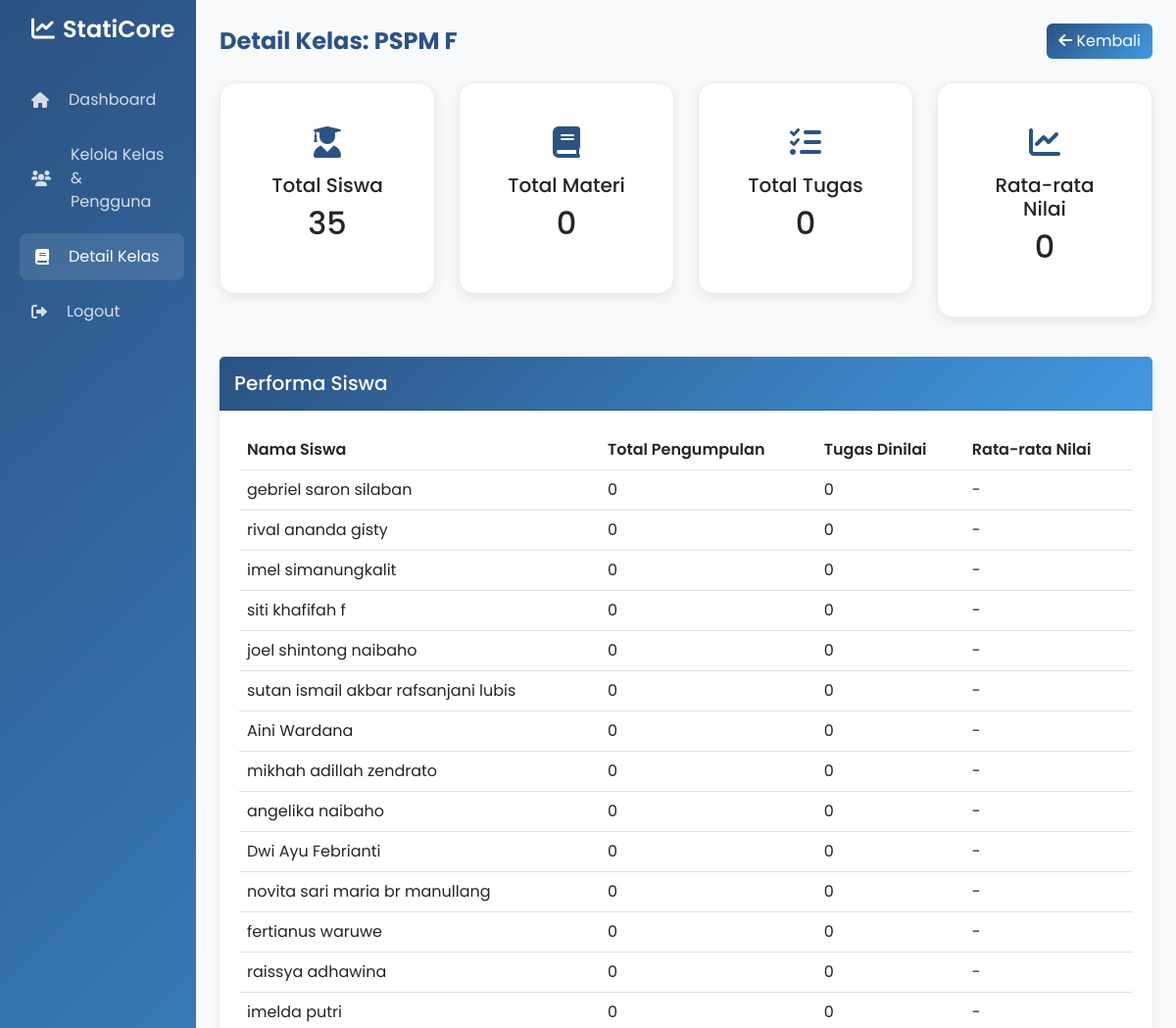
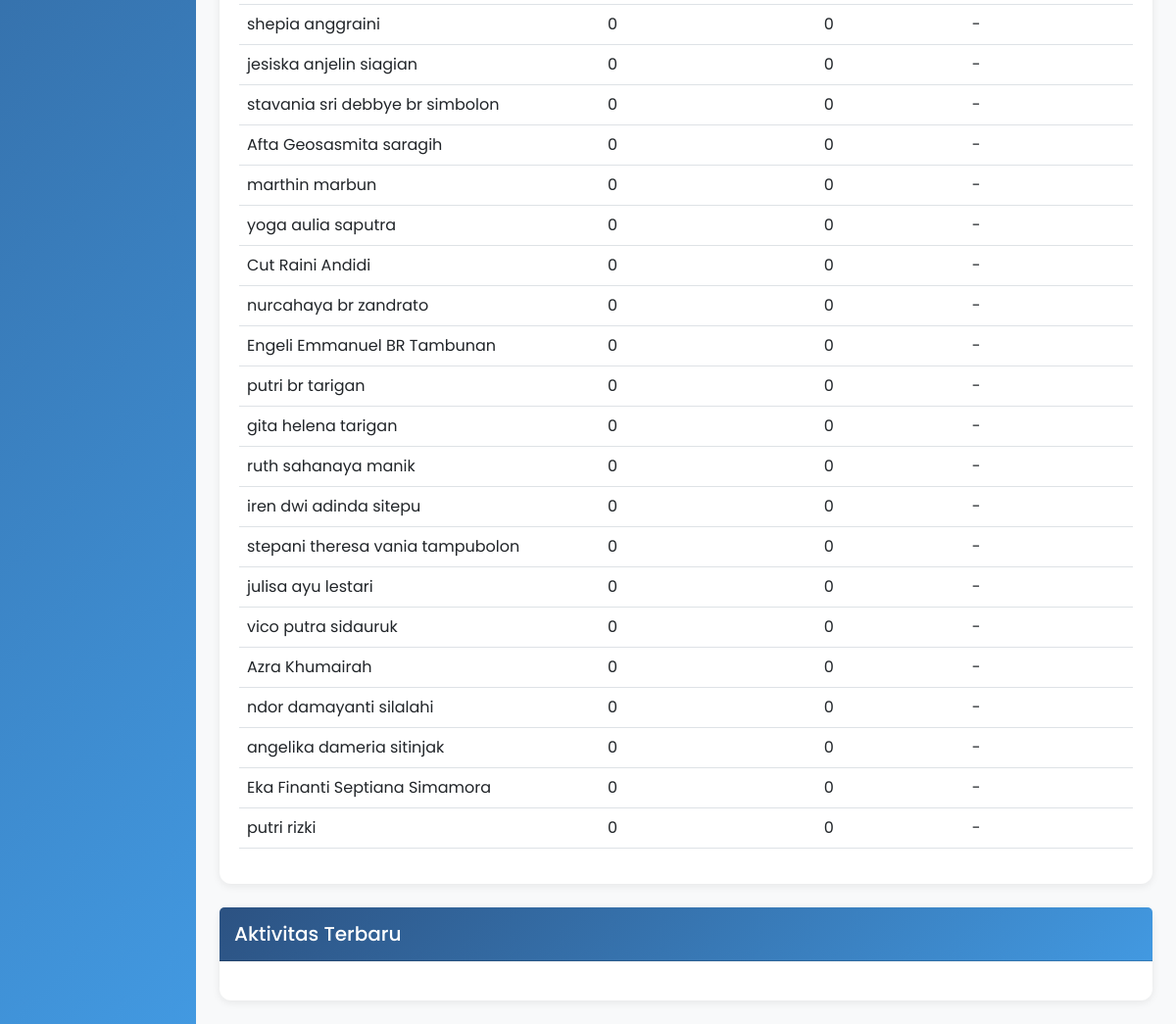
The page /views/admin/detail_kelas.php?id=4 (signed in) on the database its author committed (2 pictures, top to bottom).
### tables this page shows
CREATE TABLE `kelas` (
  `id` int(11) NOT NULL,
  `nama_kelas` varchar(50) NOT NULL,
  `tahun_ajaran` varchar(9) NOT NULL,
  `created_at` timestamp NOT NULL DEFAULT current_timestamp()
);

CREATE TABLE `users` (
  `id` int(11) NOT NULL,
  `username` varchar(50) NOT NULL,
  `password` varchar(255) NOT NULL,
  `nama_lengkap` varchar(100) NOT NULL,
  `role` enum('admin','guru','siswa') NOT NULL,
  `created_at` timestamp NOT NULL DEFAULT current_timestamp()
);

### views/admin/detail_kelas.php (the view, shortened to what this page needs)
<?php
$db = new Database();
$conn = $db->getConnection();
$id_kelas = intval($_GET['id']);
$stmt = $conn->prepare("
    SELECT k.*,
           COUNT(DISTINCT sk.siswa_id) as total_siswa,
           COUNT(DISTINCT m.id) as total_materi,
           COUNT(DISTINCT q.id) as total_quiz,
           COUNT(DISTINCT t.id) as total_tugas,
           COUNT(DISTINCT pt.id) as total_pengumpulan,
           AVG(pt.nilai) as rata_rata_nilai
    FROM kelas k
    LEFT JOIN siswa_kelas sk ON k.id = sk.kelas_id
    LEFT JOIN materi m ON k.id = m.kelas_id
    LEFT JOIN quiz q ON k.id = q.kelas_id
    LEFT JOIN tugas t ON k.id = t.kelas_id
    LEFT JOIN pengumpulan_tugas pt ON t.id = pt.tugas_id
    WHERE k.id = ?
    GROUP BY k.id
");
$stmt->execute([$id_kelas]);
$kelas = $stmt->fetch();
$student_performance = $conn->query("
    SELECT u.id, u.nama_lengkap,
           COUNT(DISTINCT pt.id) as total_pengumpulan,
           AVG(pt.nilai) as rata_rata_nilai,
           COUNT(DISTINCT CASE WHEN pt.status = 'dinilai' THEN pt.id END) as tugas_dinilai
    FROM siswa_kelas sk
    JOIN users u ON sk.siswa_id = u.id
    LEFT JOIN pengumpulan_tugas pt ON u.id = pt.siswa_id
    WHERE sk.kelas_id = $id_kelas
    GROUP BY u.id
    ORDER BY rata_rata_nilai DESC
")->fetchAll();
?>
<!DOCTYPE html>
<html lang="id">
<head>
    <link href="https://cdn.jsdelivr.net/npm/bootstrap@5.3.0/dist/css/bootstrap.min.css" rel="stylesheet">
    <link href="https://cdnjs.cloudflare.com/ajax/libs/font-awesome/6.0.0/css/all.min.css" rel="stylesheet">
</head>
<body>
    <div class="container-fluid">
        <div class="row">
            <div class="col-md-3 col-lg-2 px-0 sidebar" id="drawerSidebar">
                <div class="p-3">
                    <h4><i class="fas fa-chart-line me-2"></i>StatiCore</h4>
                    <hr>
                    <ul class="nav flex-column">
                        <li class="nav-item">
                            <a class="nav-link" href="dashboard.php">
                                <i class="fas fa-home me-2"></i>Dashboard
                            </a>
                        </li>
                        <li class="nav-item">
                            <a class="nav-link" href="manage_classes.php">
                                <i class="fas fa-users me-2"></i>Kelola Kelas & Pengguna
                            </a>
                        </li>
                        <li class="nav-item">
                            <a class="nav-link active" href="detail_kelas.php">
                                <i class="fa-solid fa-book me-2"></i>Detail Kelas
                            </a>
                        </li>
                        <li class="nav-item">
                            <a class="nav-link" href="../../logout.php" id="logoutBtn">
                                <i class="fas fa-sign-out-alt me-2"></i>Logout
                            </a>
                        </li>
                    </ul>
                </div>
            </div>
            <div class="col-md-9 col-lg-10 p-4 content-wrapper">
                <div class="d-flex justify-content-between align-items-center mb-4">
                    <h2 class="Title mb-0">Detail Kelas: <?php echo htmlspecialchars($kelas['nama_kelas']); ?></h2>
                    <a href="manage_classes.php" class="btn btn-secondary">
                        <i class="fas fa-arrow-left"></i> Kembali
                    </a>
                </div>
                <div class="row mb-4">
                    <div class="col-md-3 mb-3">
                        <div class="card stat-card">
                            <div class="card-body text-center">
                                <i class="fas fa-user-graduate stat-icon"></i>
                                <h5 class="card-title">Total Siswa</h5>
                                <h2 class="card-number"><?php echo $kelas['total_siswa']; ?></h2>
                            </div>
                        </div>
                    </div>
                    <div class="col-md-3 mb-3">
                        <div class="card stat-card">
                            <div class="card-body text-center">
                                <i class="fas fa-book stat-icon"></i>
                                <h5 class="card-title">Total Materi</h5>
                                <h2 class="card-number"><?php echo $kelas['total_materi']; ?></h2>
                            </div>
                        </div>
                    </div>
                    <div class="col-md-3 mb-3">
                        <div class="card stat-card">
                            <div class="card-body text-center">
                                <i class="fas fa-tasks stat-icon"></i>
                                <h5 class="card-title">Total Tugas</h5>
                                <h2 class="card-number"><?php echo $kelas['total_tugas']; ?></h2>
                            </div>
                        </div>
                    </div>
                    <div class="col-md-3 mb-3">
                        <div class="card stat-card">
                            <div class="card-body text-center">
                                <i class="fas fa-chart-line stat-icon"></i>
                                <h5 class="card-title">Rata-rata Nilai</h5>
                                <h2 class="card-number"><?php echo round($kelas['rata_rata_nilai'], 1); ?></h2>
                            </div>
                        </div>
                    </div>
                </div>
                <div class="card mb-4">
                    <div class="card-header">
                        <h5 class="card-title mb-0">Performa Siswa</h5>
                    </div>
                    <div class="card-body">
                        <div class="table-responsive">
                            <table class="table table-hover">
                                <thead>
                                    <tr>
                                        <th>Nama Siswa</th>
                                        <th>Total Pengumpulan</th>
                                        <th>Tugas Dinilai</th>
                                        <th>Rata-rata Nilai</th>
                                    </tr>
                                </thead>
                                <tbody>
                                    <?php foreach ($student_performance as $student): ?>
                                        <tr>
                                            <td><?php echo htmlspecialchars($student['nama_lengkap']); ?></td>
                                            <td><?php echo $student['total_pengumpulan']; ?></td>
                                            <td><?php echo $student['tugas_dinilai']; ?></td>
                                            <td>
                                                <?php if ($student['rata_rata_nilai']): ?>
                                                    <?php echo round($student['rata_rata_nilai'], 1); ?>
                                                <?php else: ?>
                                                    -
                                                <?php endif; ?>
                                            </td>
                                        </tr>
                                    <?php endforeach; ?>
                                </tbody>
                            </table>
                        </div>
                    </div>
                </div>
                <div class="card">
                    <div class="card-header">
                        <h5 class="card-title mb-0">Aktivitas Terbaru</h5>
                    </div>
                    <div class="card-body">
                    </div>
                </div>
            </div>
        </div>
    </div>
</body>
</html>

### views/admin/detail_kelas.php (style rules this page uses)
:root { --primary: #2c5282; --secondary: #4299e1; --accent: #f6ad55; --light: #f7fafc; --border-radius-sm: 8px; --border-radius-md: 12px; --border-radius-lg: 16px; }
body { font-family: 'Poppins', sans-serif; background-color: #f8f9fa; color: var(--primary); }
.Title { font-size: 1.5rem; font-weight: 700; margin-bottom: 30px; color: var(--primary); }
.sidebar { background: linear-gradient(135deg, var(--primary), var(--secondary)); min-height: 100vh; transition: all 0.3s ease; }
.sidebar .nav-link { color: rgba(255, 255, 255, 0.8); border-radius: var(--border-radius-sm); padding: 0.75rem 1rem; margin-bottom: 0.5rem; display: flex; align-items: center; gap: 0.75rem; }
.sidebar .nav-link:hover, .sidebar .nav-link.active { color: white; background-color: rgba(255, 255, 255, 0.1); transform: translateX(4px); }
.sidebar h4 { font-weight: 600; padding-left: 1rem; color: white; }
.card { border: none; border-radius: 12px; box-shadow: 0 2px 8px rgba(0, 0, 0, 0.08); transition: transform 0.2s ease; background-color: white; }
.card-header { background: linear-gradient(135deg, var(--primary), var(--secondary)); color: white; font-weight: bold; padding: 15px; }
.card-body { padding: 20px; }
.btn-secondary { background: linear-gradient(135deg, var(--primary), var(--secondary)); border: none; color: white; }
.stat-card { background: white; border-radius: var(--border-radius-lg); box-shadow: 0 4px 12px rgba(0, 0, 0, 0.08); padding: 1.5rem; text-align: center; transition: all 0.3s ease; border: 1px solid #e9ecef; }
.stat-icon { font-size: 2rem; color: var(--primary); margin-bottom: 1rem; }
.table th { font-weight: 600; color: var(--gray-700); }
.table td { vertical-align: middle; }

### rows shown on the page
kelas: nama_kelas "PSPM F"
users: nama_lengkap "gebriel saron silaban", total_pengumpulan "0", tugas_dinilai "0"
users: nama_lengkap "rival ananda gisty", total_pengumpulan "0", tugas_dinilai "0"
users: nama_lengkap "imel simanungkalit", total_pengumpulan "0", tugas_dinilai "0"
users: nama_lengkap "siti khafifah f", total_pengumpulan "0", tugas_dinilai "0"
users: nama_lengkap "joel shintong naibaho", total_pengumpulan "0", tugas_dinilai "0"
users: nama_lengkap "sutan ismail akbar rafsanjani lubis", total_pengumpulan "0", tugas_dinilai "0"
users: nama_lengkap "Aini Wardana", total_pengumpulan "0", tugas_dinilai "0"
users: nama_lengkap "mikhah adillah zendrato", total_pengumpulan "0", tugas_dinilai "0"
users: nama_lengkap "angelika naibaho", total_pengumpulan "0", tugas_dinilai "0"
users: nama_lengkap "Dwi Ayu Febrianti", total_pengumpulan "0", tugas_dinilai "0"
users: nama_lengkap "novita sari maria br manullang", total_pengumpulan "0", tugas_dinilai "0"
users: nama_lengkap "fertianus waruwe", total_pengumpulan "0", tugas_dinilai "0"
users: nama_lengkap "raissya adhawina", total_pengumpulan "0", tugas_dinilai "0"
users: nama_lengkap "imelda putri", total_pengumpulan "0", tugas_dinilai "0"
users: nama_lengkap "shepia anggraini", total_pengumpulan "0", tugas_dinilai "0"
users: nama_lengkap "jesiska anjelin siagian", total_pengumpulan "0", tugas_dinilai "0"
users: nama_lengkap "stavania sri debbye br simbolon", total_pengumpulan "0", tugas_dinilai "0"
users: nama_lengkap "Afta Geosasmita saragih", total_pengumpulan "0", tugas_dinilai "0"
users: nama_lengkap "marthin marbun", total_pengumpulan "0", tugas_dinilai "0"
users: nama_lengkap "yoga aulia saputra", total_pengumpulan "0", tugas_dinilai "0"
users: nama_lengkap "Cut Raini Andidi", total_pengumpulan "0", tugas_dinilai "0"
users: nama_lengkap "nurcahaya br zandrato", total_pengumpulan "0", tugas_dinilai "0"
users: nama_lengkap "Engeli Emmanuel BR Tambunan", total_pengumpulan "0", tugas_dinilai "0"
users: nama_lengkap "putri br tarigan", total_pengumpulan "0", tugas_dinilai "0"
users: nama_lengkap "gita helena tarigan", total_pengumpulan "0", tugas_dinilai "0"
users: nama_lengkap "ruth sahanaya manik", total_pengumpulan "0", tugas_dinilai "0"
users: nama_lengkap "iren dwi adinda sitepu", total_pengumpulan "0", tugas_dinilai "0"
users: nama_lengkap "stepani theresa vania tampubolon", total_pengumpulan "0", tugas_dinilai "0"
users: nama_lengkap "julisa ayu lestari", total_pengumpulan "0", tugas_dinilai "0"
users: nama_lengkap "vico putra sidauruk", total_pengumpulan "0", tugas_dinilai "0"
users: nama_lengkap "Azra Khumairah", total_pengumpulan "0", tugas_dinilai "0"
users: nama_lengkap "ndor damayanti silalahi", total_pengumpulan "0", tugas_dinilai "0"
users: nama_lengkap "angelika dameria sitinjak", total_pengumpulan "0", tugas_dinilai "0"
users: nama_lengkap "Eka Finanti Septiana Simamora", total_pengumpulan "0", tugas_dinilai "0"
users: nama_lengkap "putri rizki", total_pengumpulan "0", tugas_dinilai "0"

### other values the page prints
$kelas['total_siswa'] "35"
$kelas['total_materi'] "0"
$kelas['total_tugas'] "0"
$kelas['rata_rata_nilai'] "0"
